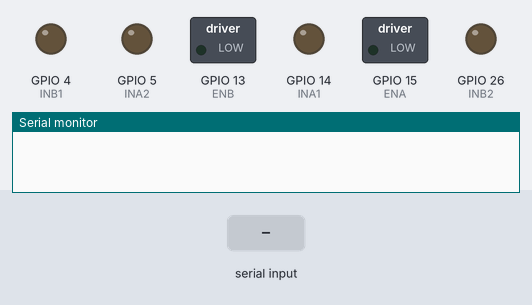
Bench run of a sketch on a simulated ESP32. Parts: switched loads named in the sketch (green lamp = pin HIGH), output pins drawn as LEDs (lit = HIGH), the last lines printed to the serial monitor. The inputs (shaded band) are chosen by the test bench. Nothing arrives over Bluetooth unless stated.

Above: at 1.2 s.
1.3 s: "A" received over the second serial link
At 2.5 s:
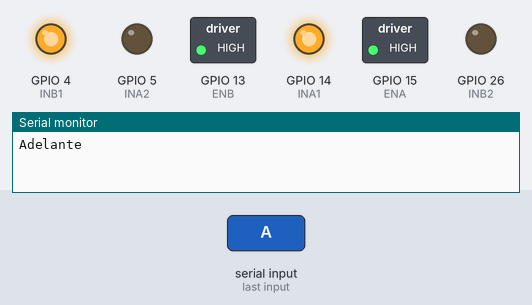
2.8 s: "B" received over the second serial link
At 3.6 s:
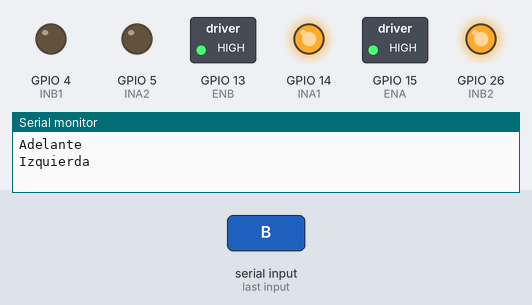
4.3 s: "C" received over the second serial link
At 4.8 s:
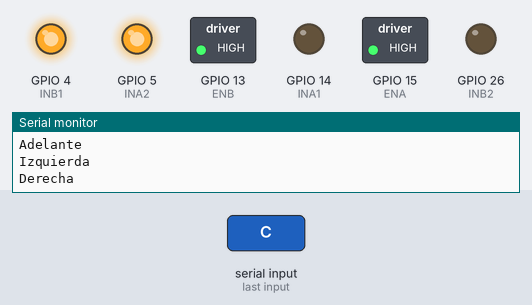
5.8 s: "D" received over the second serial link
At 7.1 s:
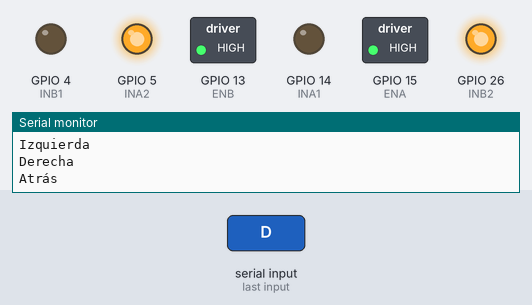
Timing chart, 0 to 8.3 s (numbered marks = the images above; inputs shaded):
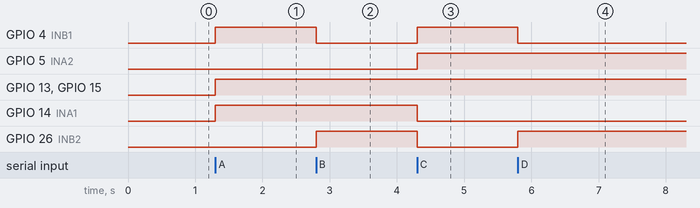

Measured:
- after the input at 1.3 s, GPIO 4 (INB1), GPIO 13 (ENB), GPIO 14 (INA1), GPIO 15 (ENA): LOW → HIGH at once
- after the input at 2.8 s, GPIO 4 (INB1): HIGH → LOW at once; GPIO 26 (INB2): LOW → HIGH at once
- after the input at 4.3 s, GPIO 4 (INB1), GPIO 5 (INA2): LOW → HIGH at once; GPIO 14 (INA1), GPIO 26 (INB2): HIGH → LOW at once
- after the input at 5.8 s, GPIO 4 (INB1): HIGH → LOW at once; GPIO 26 (INB2): LOW → HIGH at once

The sketch:

rBOT.ino
```cpp
#include <BluetoothSerial.h>

BluetoothSerial SerialBT; // Objeto para manejar la comunicación Bluetooth

//Motor A
const int ENA = 15;
const int INA1 = 14;
const int INA2 = 5;

//Motor B
const int ENB = 13;
const int INB1 = 4;
const int INB2 = 26;

void setup() {
  Serial.begin(9600);
  SerialBT.begin("ESP32 rBoT"); // Inicializar el Bluetooth y asignar un nombre
  //Serial.println(F("Prueba DHT11!"));

  //dht.begin();

  pinMode(ENA, OUTPUT);
  pinMode(INA1, OUTPUT);
  pinMode(INA2, OUTPUT);
  pinMode(ENB, OUTPUT);
  pinMode(INB1, OUTPUT);
  pinMode(INB2, OUTPUT);

  digitalWrite(ENA, LOW);
  digitalWrite(INA1, LOW);
  digitalWrite(INA2, LOW);
  digitalWrite(ENB, LOW);
  digitalWrite(INB1, LOW);
  digitalWrite(INB2, LOW);
}

void loop() {
  if (SerialBT.available()) { // Verificar si hay datos disponibles para leer
    char data = SerialBT.read();
    if (data != 'S'){
      switch (data) {
        case 'A':
          adelante();
          Serial.println("Adelante");
          break;

        case 'B':
          antihorario();
          Serial.println("Izquierda");
          break;

        case 'C':
          horario();
          Serial.println("Derecha");
          break;
        case 'D':
          atras();
          Serial.println("Atrás");
          break;

        case 'X':
          stop();
          Serial.println("Detener");
          break;
        }
    }else{

      char receivedData[8];

      for (int i = 0; i < 7; i++) {
      receivedData[i] = SerialBT.read(); // Leer el carácter recibido
    }
    receivedData[7] = '\0';  // Añadir el terminador nulo al final del array

    for (int i = 0; i < 7; i++) {
      //String enviar =
        if (receivedData[i] == 'A') {
          adelante();
          Serial.println("Adelante");
          SerialBT.print("Adelante|");
        }
        if (receivedData[i] == 'B') {
          antihorario();
          Serial.println("Izquierda");
          SerialBT.print("Izquierda|");
        }
        if (receivedData[i] == 'C') {
          horario();
          Serial.println("Derecha");
          SerialBT.print("Derecha|");
        }
        if (receivedData[i] == 'D') {
          atras();
          Serial.println("Atrás");
          SerialBT.print("Atras|");
        }
        if (receivedData[i] == 'X') {
          stop();
          Serial.println("Detener");
          SerialBT.print("Detener|");
        }
        delay(200);
      }

    }

  }
}

void adelante(){
  digitalWrite(ENA, HIGH);
  digitalWrite(INA1, HIGH);
  digitalWrite(INA2, LOW);
  digitalWrite(ENB, HIGH);
  digitalWrite(INB1, HIGH);
  digitalWrite(INB2, LOW);
}
void atras(){
  digitalWrite(ENA, HIGH);
  digitalWrite(INA1, LOW);
  digitalWrite(INA2, HIGH);
  digitalWrite(ENB, HIGH);
  digitalWrite(INB1, LOW);
  digitalWrite(INB2, HIGH);
}
void horario(){
  digitalWrite(ENA, HIGH);
  digitalWrite(INA1, LOW);
  digitalWrite(INA2, HIGH);
  digitalWrite(ENB, HIGH);
  digitalWrite(INB1, HIGH);
  digitalWrite(INB2, LOW);
}
void antihorario(){
  digitalWrite(ENA, HIGH);
  digitalWrite(INA1, HIGH);
  digitalWrite(INA2, LOW);
  digitalWrite(ENB, HIGH);
  digitalWrite(INB1, LOW);
  digitalWrite(INB2, HIGH);
}
void stop(){
  digitalWrite(ENA, LOW);
  digitalWrite(INA1, LOW);
  digitalWrite(INA2, LOW);
  digitalWrite(ENB, LOW);
  digitalWrite(INB1, LOW);
  digitalWrite(INB2, LOW);
}
```
